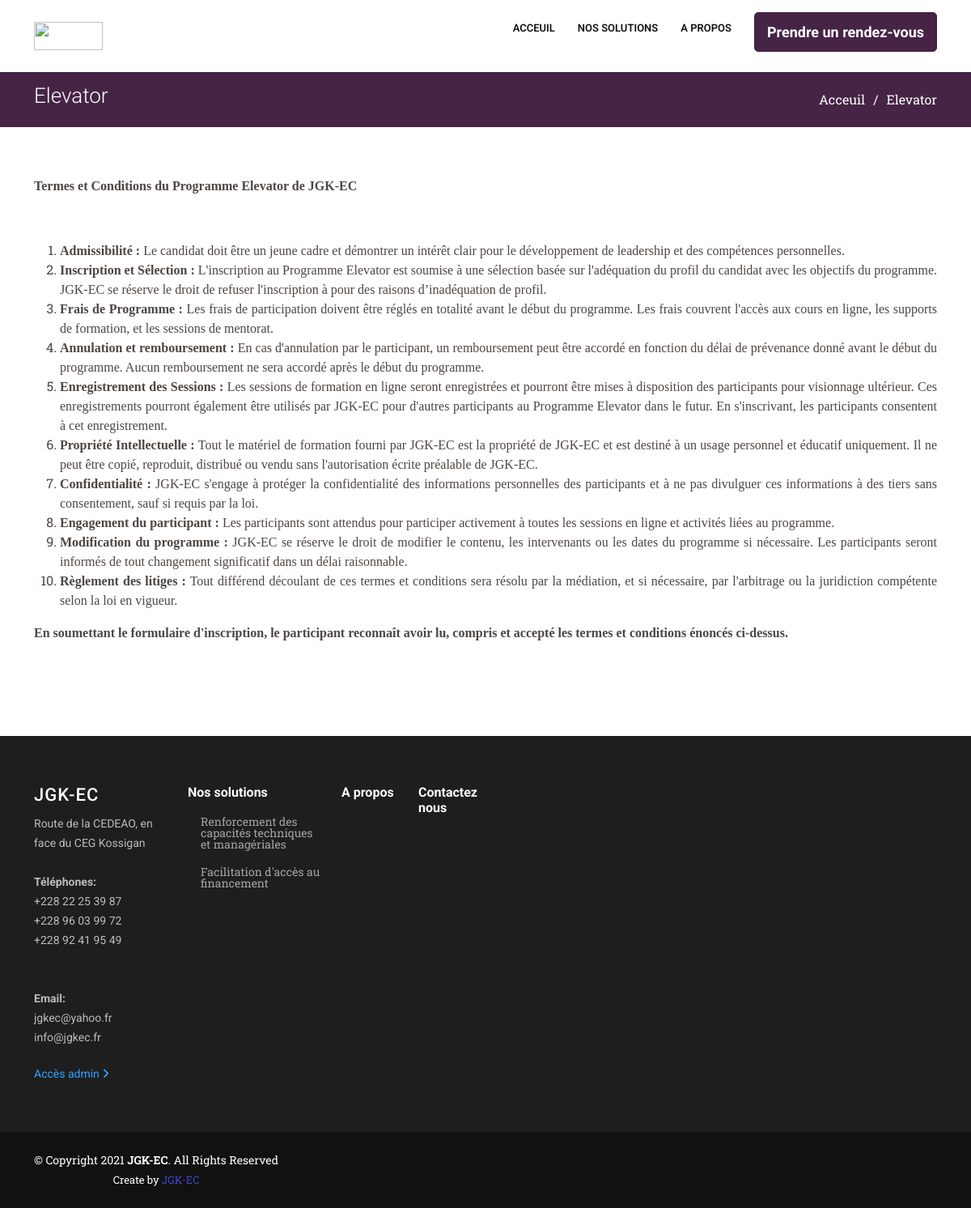
The app's page /termes/ with its own data.
### cabinet/models.py (models this page shows)
class Mission(models.Model):
    label = models.CharField(max_length=255, null=True, blank=True, default="Mission")
    titre = models.CharField(max_length=255, null=True, blank=True)
    libellemission = models.TextField(verbose_name="Libellé mission", null=True, blank=True)
    image = models.ImageField(blank=True, null=True, upload_to="missions/")
    productivite = models.TextField(verbose_name="Libellé productivite", null=True, blank=True)
    detailproductivite = models.TextField(verbose_name="Texte sous productivite", null=True, blank=True)
    notreexpertise = models.TextField(verbose_name="Notre expertise", null=True, blank=True)
    voirplus = models.CharField(max_length=255, null=True, blank=True)
    solution = models.TextField(verbose_name="Découvrez nos solutions", null=True, blank=True)
    valeur = models.TextField(verbose_name="Nos valeurs", null=True, blank=True)
    mot_du_dg = models.TextField(verbose_name="Mot du directeur", null=True, blank=True)
    niveau_performance = models.TextField(verbose_name="Niveau et performance de vos équipes", null=True, blank=True)
    mot_des_clients = models.TextField(verbose_name="Mot des clients", null=True, blank=True)
    date = models.DateTimeField(auto_now_add=True, null=True)

class MotDuDG(models.Model):
    label = models.CharField(max_length=255, null=True, blank=True, default="Expertise")
    image = models.ImageField(blank=True, null=True, upload_to="motdudg/")
    titre = models.TextField(verbose_name="Titre mot du DG", null=True, blank=True)
    libelle = models.TextField(verbose_name="Libellé mot du DG", null=True, blank=True)
    terme = models.TextField(verbose_name="Termes et conditions", null=True, blank=True)
    voirplus = models.CharField(max_length=255, null=True, blank=True)
    date = models.DateTimeField(auto_now_add=True, null=True)

class Footer(models.Model):
    label = models.CharField(max_length=255, null=True, blank=True, default="Footer")
    jgkec = models.CharField(max_length=255, null=True, blank=True)
    tel = models.ManyToManyField(Tel, null=True, blank=True)
    mail = models.ManyToManyField(Email, null=True, blank=True,
                                  help_text="Pour selectionner plusieurs, appuyer sur la touche ctrl")
    date = models.DateTimeField(auto_now_add=True, null=True)

class Tel(models.Model):
    label = models.CharField(max_length=255, null=True, blank=True, default="Tel")
    tel = models.CharField(max_length=255, null=True, blank=True)
    date = models.DateTimeField(auto_now_add=True, null=True)
    archive = models.BooleanField(default=False)
    def __str__(self):
        return self.tel

class Email(models.Model):
    label = models.CharField(max_length=255, null=True, blank=True, default="mail")
    mail = models.CharField(max_length=255, null=True, blank=True)
    date = models.DateTimeField(auto_now_add=True, null=True)
    archive = models.BooleanField(default=False)
    def __str__(self):
        return self.mail

### cabinet/views.py (the view)
# urls.py: path('termes/', termes, name="termes"),
def termes(request):
    motdudg = MotDuDG.objects.get(label="MotDuDG")
    activites_count = Activite.objects.filter(archive=False).order_by('-date').count()
    articles_count = Article.objects.filter(archive=False).order_by('-date').count()
    mission = Mission.objects.get(label="Mission")
    footer = Footer.objects.filter(label="Footer")
    return render(request, 'contacteznous/termes.html', locals())

### cabinet/templates/contacteznous/termes.html (shortened to what this page needs)
{% extends "base.html" %}
{% load static %}
{% block active_contacteznous %}
active
{% endblock %}
{% block main %}
<main id="main">
    <section id="breadcrumbs" style="background-color:#462446" class="breadcrumbs">
      <div class="container">
        <div class="d-flex justify-content-between align-items-center pt-3">
          <h2>Elevator</h2>
          <ol>
            <li><a href="{% url 'acceuil' %}">Acceuil</a></li>
              <li><a href="{% url 'sondage' %}">Elevator</a></li>
          </ol>
        </div>
      </div>
    </section>
      <section>
          <div class="container" data-aos="fade-up">
              {{motdudg.terme|safe}}
          </div>
      </section>
</main>
{% endblock %}

### cabinet/templates/base.html (shortened to what this page needs)
{% load static %}
<!DOCTYPE html>
<html lang="fr">
<head>
  <link href="{% static 'cabinet/assets/vendor/bootstrap/css/bootstrap.min.css' %}" rel="stylesheet">
  <link href="{% static 'cabinet/assets/vendor/icofont/icofont.min.css' %}" rel="stylesheet">
  <link href="{% static 'cabinet/assets/vendor/boxicons/css/boxicons.min.css' %}" rel="stylesheet">
  <link href="{% static 'cabinet/assets/vendor/animate.css/animate.min.css' %}" rel="stylesheet">
  <link href="{% static 'cabinet/assets/vendor/venobox/venobox.css' %}" rel="stylesheet">
  <link href="{% static 'cabinet/assets/vendor/owl.carousel/assets/owl.carousel.min.css' %}" rel="stylesheet">
  <link href="{% static 'cabinet/assets/vendor/aos/aos.css' %}" rel="stylesheet">
  <link href="{% static 'cabinet/assets/vendor/remixicon/remixicon.css' %}" rel="stylesheet">
  <link rel="stylesheet" href="https://cdn.jsdelivr.net/npm/bootstrap@5.3.0-alpha1/dist/css/bootstrap.min.css">
  <link href="{% static 'cabinet/assets/css/style.css' %}" rel="stylesheet">
</head>
<body style="font-family: 'Roboto Slab', serif;">
  {% block header %}
  <header id="header" class="fixed-top">
    <div class="container d-flex align-items-center">
      <img class="logo mr-auto"
           style="width:85px;height:35px;img-fit: cover;"
           src="{% static 'cabinet/assets/img/jgk.jpg' %}"
           alt="">
      <nav class="nav-menu d-none d-lg-block">
        <ul>
          <li class="{% block active_acceuil %}{% endblock %}"><a href="{% url 'acceuil' %}">Acceuil</a></li>
          <li class="{% block active_nosolutions %}{% endblock %}"><a href="{% url 'solution' %}">Nos solutions</a></li>
          <li class="{% block active_apropos %}{% endblock %}"><a style="margin-bottom:10px" href="{% url 'apropos' %}">A propos</a></li>
          <li class="{% block active_contacteznous %}{% endblock %}">
            <a href="https://calendly.com/kominac2000/zoom-meeting" target="_blank" style="text-transform:none;background-color:#462446;border:1px solid #462446;color:#fff;font-size:18px;padding: 10px 15px;border-radius:5px;margin-top:-10px;font-weight:700">
              {{ mission.voirplus }}
            </a>
          </li>
        </ul>
      </nav>
    </div>
  </header>
  {% endblock %}
  {% block main %}{% endblock %}
  {% block footer%}
  <footer id="footer">
    <div class="footer-top">
      <div class="container">
        <div class="row">
          <div class="col-lg-2 col-md-6 footer-contact">
            <h3>JGK-EC</h3>
            {% for foot in footer %}
            <p>
              {{foot.jgkec}}<br><br>
              <strong id="contact">Téléphones: <br></strong>
              {% for tel in foot.tel.all %}
              {{tel}}<br>
              {% endfor %}
              <br><br>
              <strong>Email:</strong><br>
              {% for email in foot.mail.all %}
              {{email}}<br>
              {% endfor %}
            </p>
            <br>
            <p>
              <a style="color:#31A3FF" href="{% url 'dashboard' %}">
                Accès admin
                <i class="fa fa-angle-right"></i>
              </a>
            </p>
            {% endfor %}
          </div>
          <div class="col-lg-2 col-md-6 footer-links">
            <h4>Nos solutions</h4>
            <ul>
              <li><i class="bx bx-chevron-right"></i> <a href="#">Renforcement des capacités techniques et managériales</a></li>
              <li><i class="bx bx-chevron-right"></i> <a href="#">Facilitation d'accès au financement</a></li>
            </ul>
          </div>
          <div class="col-lg-1 col-md-6 footer-links">
            <h4>A propos</h4>
          </div>
          <div class="col-lg-1 col-md-6 footer-links">
            <h4>Contactez nous</h4>
          </div>
        </div>
      </div>
    </div>
    <div class="container d-md-flex py-4">
      <div class="mr-md-auto text-center text-md-left">
        <div class="copyright">
          &copy; Copyright 2021 <strong><span>JGK-EC</span></strong>. All Rights Reserved
        </div>
        <div class="credits">
          Create by <a href="http://jgkec.com/">JGK-EC</a>
        </div>
      </div>
    </div>
  </footer>
  {% endblock %}
</body>
</html>

### cabinet/static/cabinet/assets/css/style.css (style rules this page uses)
body { font-family: "Open Sans", sans-serif; color: #4d4643; }
a { color: #3f48cc; }
h1, h2, h3, h4, h5, h6 { font-family: "Roboto", sans-serif; }
#header { background: #fff; transition: all 0.5s; z-index: 997; padding: 15px 0; box-shadow: 0px 2px 15px rgba(0, 0, 0, 0.1); }
#header .logo { font-size: 28px; margin: 0; padding: 0; line-height: 1; font-weight: 700; letter-spacing: 0.5px; text-transform: uppercase; }
.nav-menu ul { margin: 0; padding: 0; list-style: none; }
.nav-menu > ul { display: flex; }
.nav-menu > ul > li { position: relative; white-space: nowrap; padding: 10px 0 10px 28px; }
.nav-menu a { display: block; position: relative; color: #111; transition: 0.3s; font-size: 13px; text-transform: uppercase; font-weight: 600; font-family: "Roboto", sans-serif; }
.nav-menu a:hover, .nav-menu .active > a, .nav-menu li:hover > a { color: #3f48cc; }
section { padding: 60px 0; overflow: hidden; }
.breadcrumbs { padding: 15px 0; background: #3f48cc; min-height: 40px; margin-top: 72px; }
.breadcrumbs h2 { font-size: 26px; font-weight: 300; color: #fff; }
.breadcrumbs ol { display: flex; flex-wrap: wrap; list-style: none; padding: 0; margin: 0; color: #fff; }
.breadcrumbs ol a { color: #fff; }
.breadcrumbs ol li + li { padding-left: 10px; }
.breadcrumbs ol li + li::before { display: inline-block; padding-right: 10px; color: #fff; content: "/"; }
#footer { color: #fff; font-size: 14px; background: #111; }
#footer .footer-top { padding: 60px 0 30px 0; background: #1e1e1e; }
#footer .footer-top .footer-contact { margin-bottom: 30px; }
#footer .footer-top .footer-contact h3 { font-size: 22px; margin: 0 0 10px 0; padding: 2px 0 2px 0; line-height: 1; font-weight: 500; letter-spacing: 1px; text-transform: uppercase; color: #fff; }
#footer .footer-top .footer-contact p { font-size: 14px; line-height: 24px; margin-bottom: 0; font-family: "Roboto", sans-serif; color: rgba(255, 255, 255, 0.7); }
#footer .footer-top h4 { font-size: 16px; font-weight: bold; color: #fff; position: relative; padding-bottom: 12px; }
#footer .footer-top .footer-links { margin-bottom: 30px; }
#footer .footer-top .footer-links ul { list-style: none; padding: 0; margin: 0; }
#footer .footer-top .footer-links ul i { padding-right: 2px; color: #00a8f3; font-size: 18px; line-height: 1; }
#footer .footer-top .footer-links ul li { padding: 10px 0; display: flex; align-items: center; }
#footer .footer-top .footer-links ul li:first-child { padding-top: 0; }
#footer .footer-top .footer-links ul a { color: rgba(255, 255, 255, 0.6); transition: 0.3s; display: inline-block; line-height: 1; }
#footer .credits { padding-top: 5px; font-size: 13px; color: #fff; }

### cabinet/templates/base.html (style rules this page uses)
a { text-decoration:none; }

### records on screen
Mission: voirplus "Prendre un rendez-vous"
MotDuDG: terme "Termes et Conditions du Programme Elevator de JGK-EC Admissibilité : Le candidat doit être un jeune cadre et démontrer un intérêt clair pour le développement de leadership et des compétences personnelles. Inscription et Sélection : L'inscription au Programme Elevator est soumise à une sélection basée sur l'adéquation du profil du candidat avec les objectifs du programme. JGK-EC se réserve le droit de refuser l'inscription à pour des raisons d’inadéquation de profil. Frais de Programme : Les frais de participation doivent être réglés en totalité avant le début du programme. Les frais couvrent l'accès aux cours en ligne, les supports de formation, et les sessions de mentorat. Annulation et…"
Footer: jgkec "Route de la CEDEAO, en face du CEG Kossigan"
Tel: tel "+228 22 25 39 87"
Tel: tel "+228 96 03 99 72"
Tel: tel "+228 92 41 95 49"
Email: mail "jgkec@yahoo.fr"
Email: mail "info@jgkec.fr"
